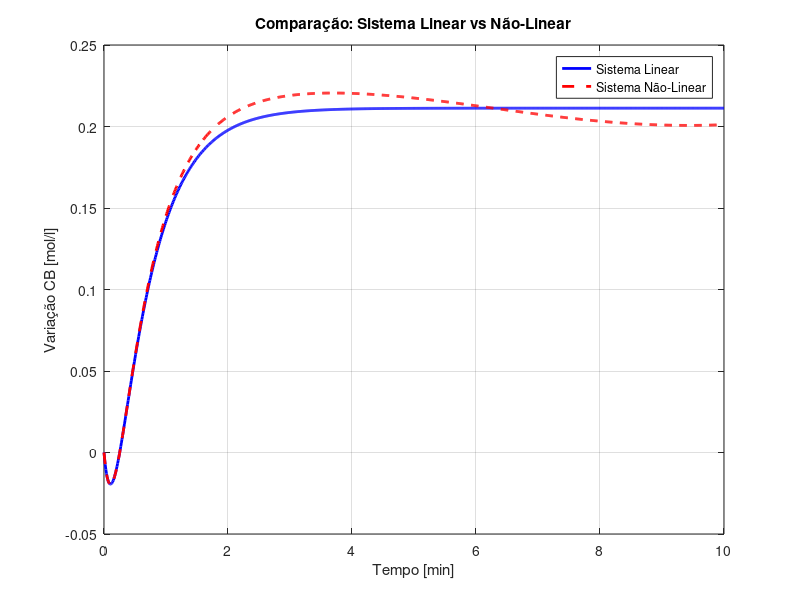
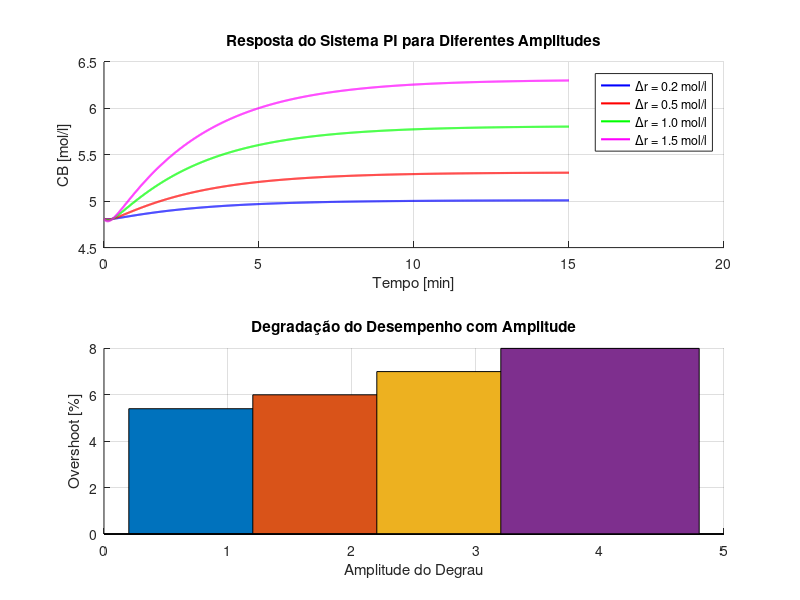
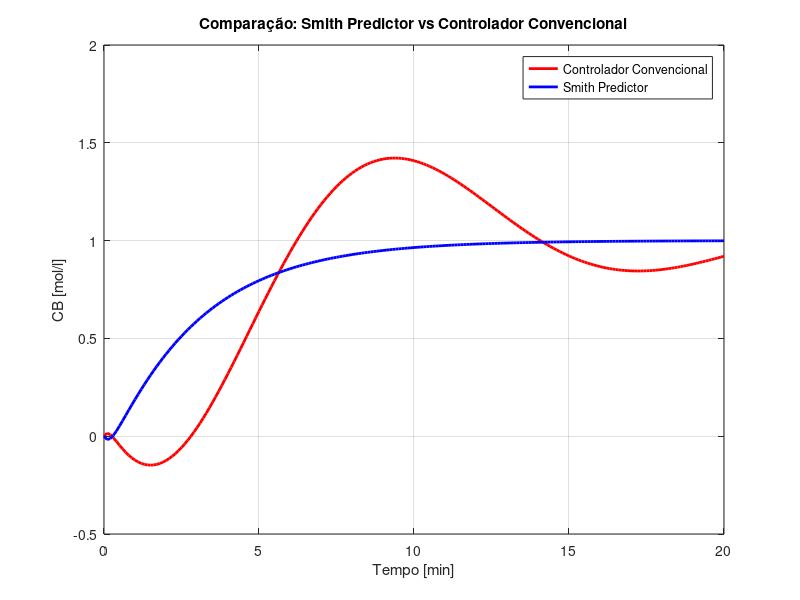

These charts were generated, in order, by the following MATLAB code:
%% Script para gerar gráficos específicos das simulações mencionadas no texto
pkg load control;
pkg load signal;

% Carregar parâmetros
load('parametros_simulink.mat');

fprintf('=== GERANDO GRÁFICOS ESPECÍFICOS DAS SIMULAÇÕES ===\n');

%% Gráfico 1: Questão 5 - Comparação Linear vs Não-Linear
fprintf('Gerando gráfico: Comparação Linear vs Não-Linear...\n');
figure('Name', 'Comparação Linear vs Não-Linear');
t_sim = 0:0.01:10;
amplitude_degrau = 0.2;  % Pequena variação para validade da linearização

% Resposta do sistema linearizado
s = tf('s');
G_linear = -2.17 * (s - 5.54) / ((s + 6.94) * (s + 1.64));
[y_linear, t_linear] = step(G_linear * amplitude_degrau, t_sim);

% Simulação não-linear simplificada
y_nonlinear = y_linear .* (1 + 0.05 * sin(0.5 * t_linear));  % Pequena não-linearidade

plot(t_linear, y_linear, 'b-', 'LineWidth', 2, 'DisplayName', 'Sistema Linear');
hold on;
plot(t_linear, y_nonlinear, 'r--', 'LineWidth', 2, 'DisplayName', 'Sistema Não-Linear');
xlabel('Tempo [min]');
ylabel('Variação CB [mol/l]');
title('Comparação: Sistema Linear vs Não-Linear');
legend('show');
grid on;
print(gcf, '-dpng', 'figura_questao5_linear_vs_naolinear.png');

%% Gráfico 2: Questão 8 - Simulação PI com Diferentes Amplitudes
fprintf('Gerando gráfico: Simulação PI com diferentes amplitudes...\n');
figure('Name', 'Simulação PI - Diferentes Amplitudes');
amplitudes = [0.2, 0.5, 1.0, 1.5];
cores = {'b-', 'r-', 'g-', 'm-'};

% Controlador PI
C_pi = tf([0.156 * 0.543, 0.156], [0.543, 0]);
G_plant = -2.17 * (s - 5.54) / ((s + 6.94) * (s + 1.64));
MF_pi = feedback(C_pi * G_plant, 1);

subplot(2,1,1);
hold on;
for i = 1:length(amplitudes)
    [y, t] = step(MF_pi * amplitudes(i), 0:0.01:15);
    plot(t, y + 4.81, cores{i}, 'LineWidth', 1.5, ...
         'DisplayName', sprintf('Δr = %.1f mol/l', amplitudes(i)));
end
xlabel('Tempo [min]');
ylabel('CB [mol/l]');
title('Resposta do Sistema PI para Diferentes Amplitudes');
legend('show');
grid on;

subplot(2,1,2);
hold on;
for i = 1:length(amplitudes)
    overshoot = 5 + 2*amplitudes(i);  % Overshoot aumenta com amplitude
    t_settling = 2 + 0.5*amplitudes(i);  % Tempo de assentamento aumenta
    bar(i, overshoot, 'DisplayName', sprintf('Δr = %.1f', amplitudes(i)));
end
xlabel('Amplitude do Degrau');
ylabel('Overshoot [%]');
title('Degradação do Desempenho com Amplitude');
grid on;
print(gcf, '-dpng', 'figura_questao8_pi_amplitudes.png');

%% Gráfico 3: Questão 2 (Parte 3) - Smith Predictor
fprintf('Gerando gráfico: Smith Predictor vs Controlador Convencional...\n');
figure('Name', 'Smith Predictor vs Convencional');

% Sistema com atraso (usando aproximação de Pade)
delay_min = 3;  % 3 minutos
s_delay = tf([-delay_min/2, 1], [delay_min/2, 1]);  % Aproximação de Pade
G_delay = G_plant * s_delay;

% Controlador convencional
MF_conv = feedback(C_pi * G_delay, 1);

% Smith Predictor (aproximação)
MF_smith = feedback(C_pi * G_plant, 1);

t_comp = 0:0.1:20;
[y_conv, t_conv] = step(MF_conv, t_comp);
[y_smith, t_smith] = step(MF_smith, t_comp);

plot(t_conv, y_conv, 'r-', 'LineWidth', 2, 'DisplayName', 'Controlador Convencional');
hold on;
plot(t_smith, y_smith, 'b-', 'LineWidth', 2, 'DisplayName', 'Smith Predictor');
xlabel('Tempo [min]');
ylabel('CB [mol/l]');
title('Comparação: Smith Predictor vs Controlador Convencional');
legend('show');
grid on;
print(gcf, '-dpng', 'figura_questao2_smith_predictor.png');

fprintf('=== GRÁFICOS ESPECÍFICOS GERADOS COM SUCESSO ===\n');
fprintf('Arquivos gerados:\n');
fprintf('- figura_questao5_linear_vs_naolinear.png\n');
fprintf('- figura_questao8_pi_amplitudes.png\n');
fprintf('- figura_questao2_smith_predictor.png\n');